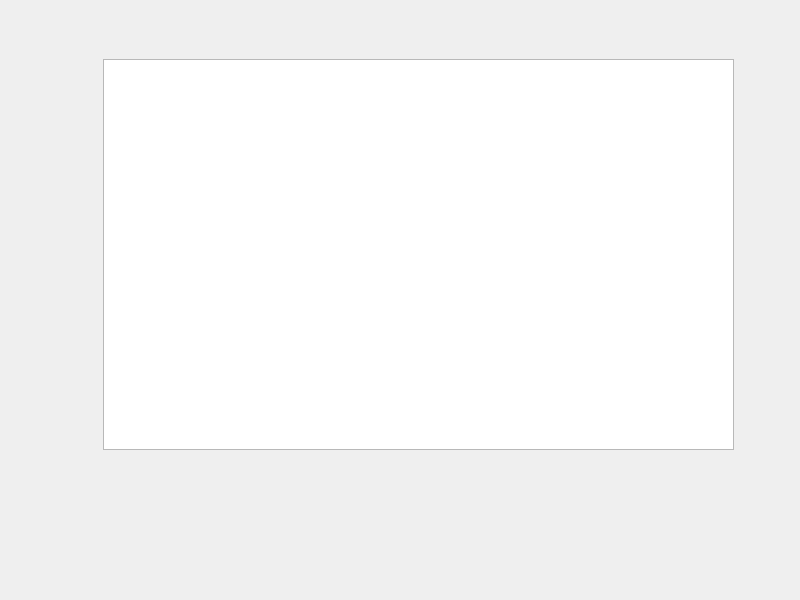
<?xml version="1.0" encoding="UTF-8"?>
<ui version="4.0">
 <class>Panneau</class>
 <widget class="QWidget" name="Panneau">
  <property name="geometry">
   <rect>
    <x>0</x>
    <y>0</y>
    <width>800</width>
    <height>600</height>
   </rect>
  </property>
  <property name="windowTitle">
   <string>Panneau d'affichage</string>
  </property>
  <widget class="QTextEdit" name="textEditInformation">
   <property name="geometry">
    <rect>
     <x>103</x>
     <y>59</y>
     <width>631</width>
     <height>391</height>
    </rect>
   </property>
  </widget>
 </widget>
 <resources/>
 <connections/>
</ui>
